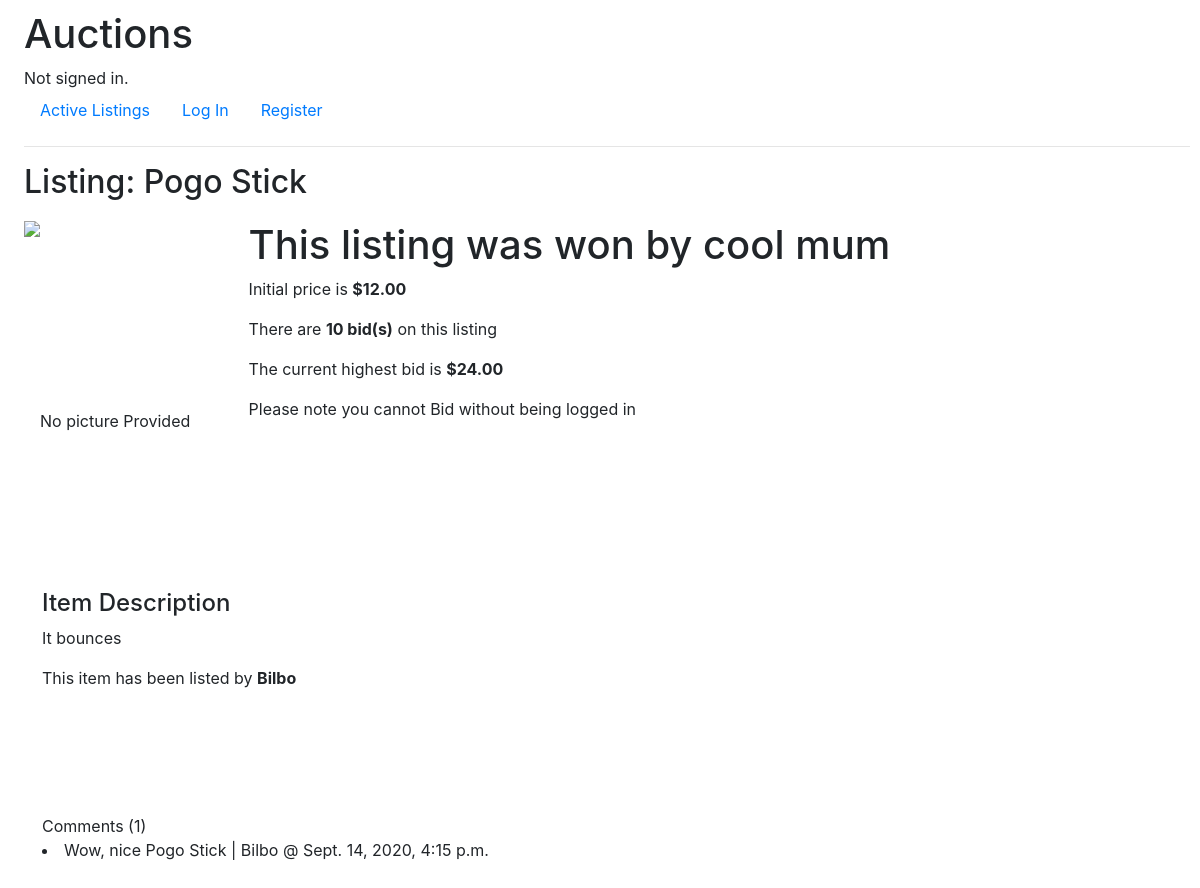
Page /listing/5 on the committed database.
### auctions/models.py (models this page shows, shortened)
class Auction_listings(models.Model):
    name = models.CharField(max_length=64)
    body_text = models.TextField()
    init_price = models.DecimalField(decimal_places=2, max_digits=9)
    picture = models.URLField(null = True, blank=True)
    category = models.CharField(default= "Fashion", max_length=16)
    status = models.BooleanField(default = True)
    owner = models.ForeignKey(User, on_delete = models.CASCADE, default = 2, related_name="owner")
    winner = models.ForeignKey(User, on_delete = models.CASCADE, blank = True, null = True, related_name="winner")
    watching = models.ManyToManyField(User, blank = True, related_name="watchlist")

class User(AbstractUser):
    pass

class Bids(models.Model):
    bidding_user = models.ForeignKey(User, on_delete = models.CASCADE)
    selling_item = models.ForeignKey(Auction_listings, on_delete = models.CASCADE, related_name="item")
    bid_value = models.DecimalField(decimal_places=2, max_digits=9)
    created = models.DateTimeField(auto_now_add=True)

class Comment(models.Model):
    commenter = models.ForeignKey(User, on_delete = models.CASCADE, related_name = "my_comments")
    item = models.ForeignKey(Auction_listings, on_delete = models.CASCADE, related_name="comments")
    comment = models.TextField()
    created = models.DateTimeField(auto_now_add=True)

### auctions/views.py (the view)
# urls.py: path("listing/<int:Auction_listings_id>", views.listing, name="listing"),
def listing(request, Auction_listings_id):
    all_listings = Auction_listings.objects.order_by().values_list('id', flat=True).distinct()
    valid = Auction_listings.objects.filter(id = Auction_listings_id).get().status
    listing = Auction_listings.objects.get(id = Auction_listings_id)
    bids = Bids.objects.filter(selling_item = Auction_listings_id).order_by('bid_value')
    comments = Comment.objects.filter(item = listing)
    no_bids = Bids.objects.filter(selling_item = Auction_listings_id).count()
    no_comments = Comment.objects.filter(item = Auction_listings_id).count()
    user = request.user
    lister = listing.owner
    if Bids.objects.filter(selling_item = Auction_listings_id).order_by('-bid_value').first() is not None:
        highest_bid_2 = Bids.objects.filter(selling_item = Auction_listings_id).order_by('-bid_value').first()  #if no preexisting need to get starting
        highest_bid = highest_bid_2.bid_value
    else:
        highest_bid = listing.init_price
    if listing.winner != None:
        winner = listing.winner
    elif listing.winner == None and valid == False:
        winner = "No one"
    else:
        winner = None
    if 'message' not in locals() :
        message = ""
    if Auction_listings_id not in all_listings:
        return render(request, "auctions/error_message.html", {
            "message": "This page does not exist" + str(all_listings) #Just to check which values are in all_listings
        })
    else:
        form = NewBidForm(request.POST)
        form_2 = NewCommentForm(request.POST)
        return render(request, "auctions/listing.html", {
            "listing": listing,
            "bids": bids,
            "form": form,
            "comment_form": form_2,
            "comments": comments,
            "no_comments": no_comments,
            "no_bids": no_bids,
            "valid": valid,
            "user": user,
            "lister":lister,
            "highest_bid":highest_bid,
            "message": message,
            "winner": winner
        })

### auctions/templates/auctions/listing.html (shortened to what this page needs)
{% extends "auctions/layout.html" %}
{% load static %}
{% block body %}
    <link href="{% static 'auctions/css/listing.css' %}" rel="stylesheet">
    <h2>Listing: {{listing.name}}</h2>
    <div style= "height: 300px; display: flex;">
        <div style = "height: 300px; display: inline-block;">
            <img src ="{{listing.picture}}" alt = "No picture Provided" style="max-height: 300px; max-width: 400px;line-height: 400px; text-align: center;" >
        </div>
        <div style="width: 5%;"></div>
        <div style= "display: inline-block; min-width: 70px;">
            <div>
                {% if winner != None %}
                    <h1>This listing was won by {{winner}}</h1>
                {% endif %}
            </div>
            <div>
                <p>Initial price is <strong>${{listing.init_price}}</strong></p>
                <p>There are <strong>{{no_bids}} bid(s)</strong> on this listing</p>
                <p>The current highest bid is <strong>${{highest_bid}}</strong></p>
            </div>
            <div>
                {% if user.is_authenticated %}
                    <p>Would you like to <a href="{% url 'add_watch' listing.id%}">Add to watchlist</a>?</p>
                {% else %}
                    Please note you cannot Bid without being logged in
                {% endif %}
            </div>
        </div>
    </div>
    <div class="div_pad" style="margin-top: 50px;">
        <h4>Item Description</h4>
        <p>{{listing.body_text}}</p>
        <p>This item has been listed by <b>{{lister}}</b></p>
    </div>
    <div class="div_pad">
    <br><br><br>
    <div>
        Comments ({{no_comments}})
        {% for comment in comments %}
            <li>
                {{comment.comment}} | {{comment.commenter}} @ {{comment.created}}
            </li>
        {% endfor %}
    </div>
    </div>
{% endblock %}

### auctions/static/auctions/css/styles.css (style rules this page uses)
body { padding: 10px; padding-left: 2%; }

### auctions/static/auctions/css/listing.css (style rules this page uses)
.div_pad { padding: 18px; }

### rows in the picture
Auction_listings: name "Pogo Stick", init_price "12.00", body_text "It bounces"
User: username "cool mum"
Bids: bid_value "24.00"
User: username "Bilbo"
Comment: comment "Wow, nice Pogo Stick", commenter "Bilbo", created "Sept. 14, 2020, 4:15 p.m."

### other values in the picture
{{ no_bids }} "10"
{{ no_comments }} "1"
